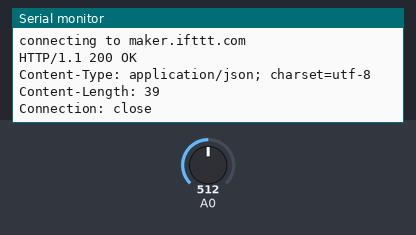
A sketch run on a simulated ESP8266 (NodeMCU). Shown: the last lines printed to the serial monitor. The test bench sets the inputs (shaded band); at power-on: A0 = 512. WiFi joins after 1.5 s; servers stay silent unless stated; web services answer with replies made up by the test bench.

Above: at 3.7 s.
3.8 s: A0 set to 716
At 3.97 s:
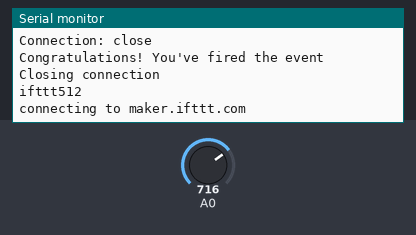
5.5 s: A0 set to 900
At 6.53 s:
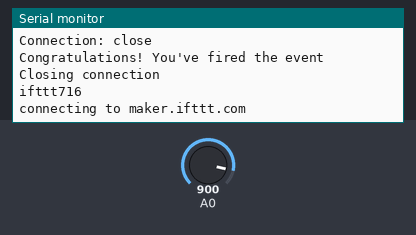
Timing chart, 0 to 8.5 s (numbered marks = the images above; inputs shaded):
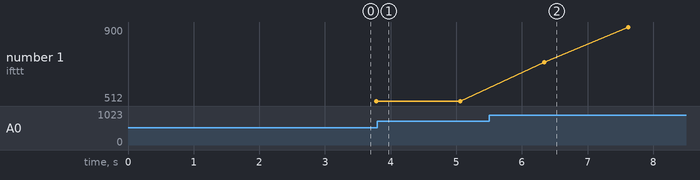

Measured:
- plotted number 1: 512 → 900 after the input at 5.5 s

The sketch:

EMGIFTTT.ino
```cpp
#include <ESP8266WiFi.h>

const char* ssid     = "YourSSID";
const char* password = "YourPSWD";


const char* host = "maker.ifttt.com";
const String IFTTT_Event = "Your event name";
const int puertoHost = 80;
const String Maker_Key = "Your maker key";
String conexionIF = "POST /trigger/"+IFTTT_Event+"/with/key/"+Maker_Key +" HTTP/1.1\r\n" +
                    "Host: " + host + "\r\n" +
                    "Content-Type: application/x-www-form-urlencoded\r\n\r\n";


void setup() {
  Serial.begin(115200);
  delay(1000);
  Serial.println();
  Serial.print("Connecting to ");
  Serial.println(ssid);
  WiFi.begin(ssid, password);
  while (WiFi.status() != WL_CONNECTED) {
    delay(500);
    Serial.print(".");
  }

  Serial.println("");
  Serial.println("WiFi connected");
  Serial.println("IP address: ");
  Serial.println(WiFi.localIP());
}


void loop() {
  int level = analogRead(A0);
  if(level>500){
  mandarNot();
  Serial.print("ifttt"); Serial.println(level);
  }
}

void mandarNot(){
  Serial.print("connecting to ");
  Serial.println(host);
  WiFiClient client;
  if (!client.connect(host, puertoHost)) {
    Serial.println("Connection failed");
    return;
  }

  client.print(conexionIF);
  delay(10);
  while(client.available()){
    String line = client.readStringUntil('\r');
    Serial.print(line);
  }

  Serial.println();
  Serial.println("Closing connection");
}
```
